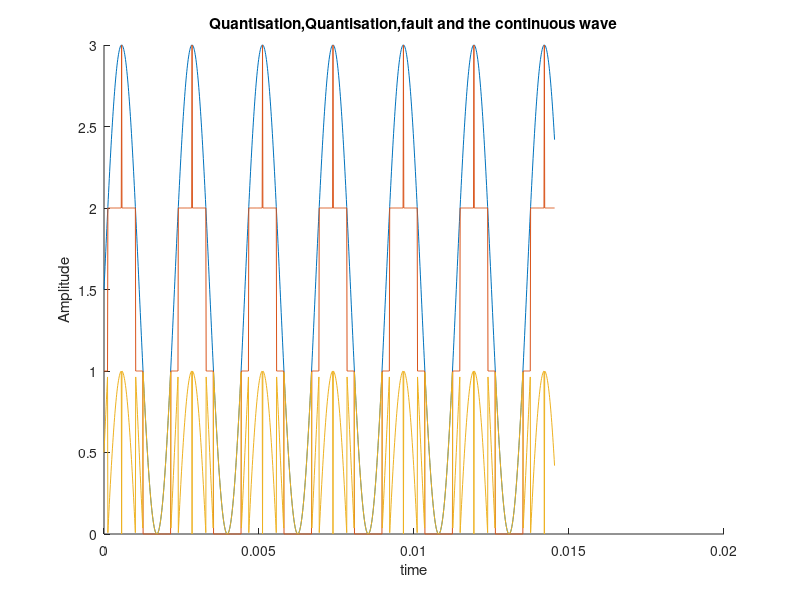
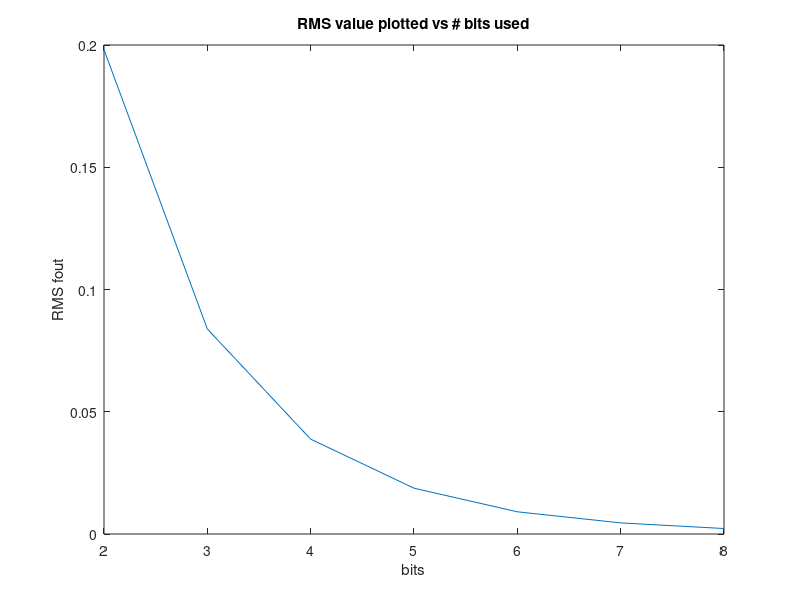

Here is the MATLAB script that generated these plots, in order:
close all;
clear all;
a=6;
b=11;
p=440;
q=880;
r=8800;
n=128;
times=10;

Fs = r;
t = 0:1/Fs:1-1/Fs;
Ts= 1/Fs;
Tend=(n-1)*Ts;
X = a*sin(2*pi*p*t)+b*cos(2*pi*q*t);

figure
Y = linspace(0,Tend);
hold on


Fs = r*times;
t = 0:1/Fs:1-1/Fs;
Ts= 1/Fs;
Tend=(n-1)*Ts;
X = a*sin(2*pi*p*t);
X_norm=(X-min(X))/(max(X)-min(X));

b=2;
xq=floor((X_norm)*(2^b-1));   
xe=abs((X_norm*(2^b-1))-xq);                   

hold on
plot(t(1:n*times),X_norm(1:n*times)*(2^b-1));
plot(t(1:n*times),xq(1:n*times));
plot(t(1:n*times),xe(1:n*times));
title('Quantisation,Quantisation,fault and the continuous wave')
xlabel('time')
ylabel('Amplitude')
hold off
xrms=[];
for n = 2:8
    b=n;
    xq=floor((X_norm)*(2^b-1));   
    xe=abs((X_norm)-(xq/(2^b-1)));                   
    xrms=[xrms;rms(xe)];
end
figure(2)
plot((2:8),xrms);
title('RMS value plotted vs # bits used');
xlabel('bits');
ylabel('RMS fout');
